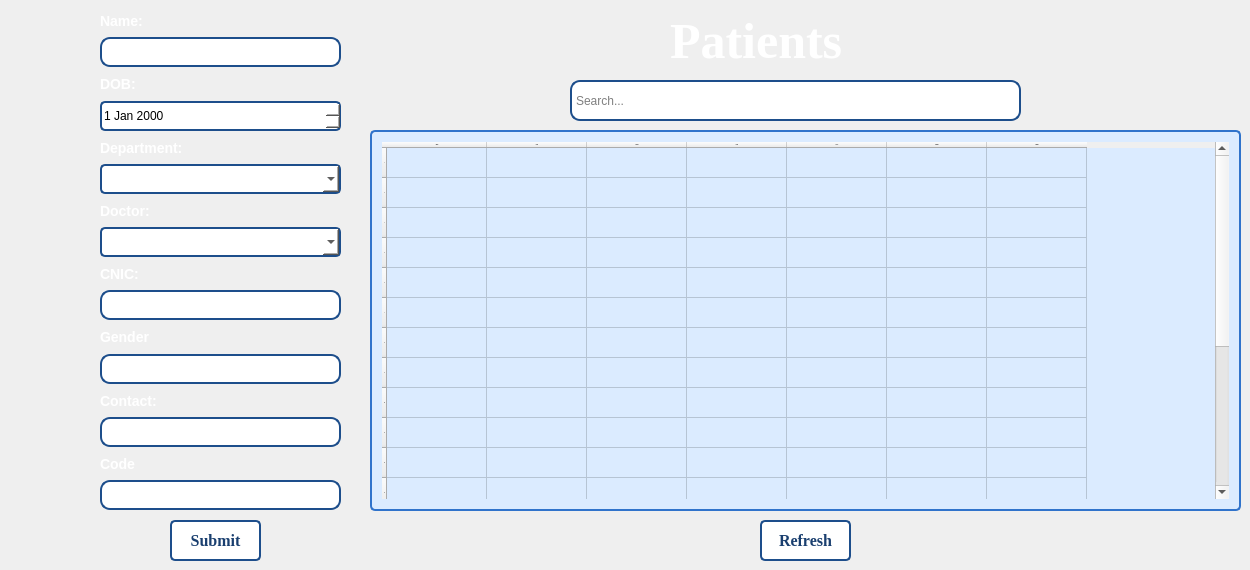
   <widget class="QWidget" name="tab_10">
    <attribute name="title">
     <string>Patients</string>
    </attribute>
    <widget class="QTableWidget" name="tableWidget_4">
     <property name="geometry">
      <rect>
       <x>370</x>
       <y>130</y>
       <width>871</width>
       <height>381</height>
      </rect>
     </property>
     <property name="font">
      <font>
       <family>Times New Roman</family>
       <pointsize>-1</pointsize>
       <bold>true</bold>
      </font>
     </property>
     <property name="styleSheet">
      <string notr="true">QTableWidget
{
background-color: rgb(219, 235, 255); 
font-color: rgb(21, 50, 88); 
border: 2px solid rgb(48, 115, 203);
border-radius: 5px; 
padding: 10px 10px; 
font-size: 16px;
font-weight: bold;
cursor: pointer; 
}
QTableWidget:pressed 
{
background-color: rgb(45, 108, 190); 
font-color: rgb(255, 255, 255);
box-shadow: 2px 4px rgb(7, 17, 30); 
}
</string>
     </property>
     <row>
      <property name="text">
       <string>1</string>
      </property>
     </row>
     <row>
      <property name="text">
       <string>2</string>
      </property>
     </row>
     <row>
      <property name="text">
       <string>3</string>
      </property>
     </row>
     <row>
      <property name="text">
       <string>4</string>
      </property>
     </row>
     <row>
      <property name="text">
       <string>5</string>
      </property>
     </row>
     <row>
      <property name="text">
       <string>7</string>
      </property>
     </row>
     <row>
      <property name="text">
       <string>8</string>
      </property>
     </row>
     <row>
      <property name="text">
       <string>9</string>
      </property>
     </row>
     <row>
      <property name="text">
       <string>10</string>
      </property>
     </row>
     <row>
      <property name="text">
       <string>11</string>
      </property>
     </row>
     <row>
      <property name="text">
       <string>12</string>
      </property>
     </row>
     <row>
      <property name="text">
       <string>13</string>
      </property>
     </row>
     <row>
      <property name="text">
       <string>14</string>
      </property>
     </row>
     <row>
      <property name="text">
       <string>15</string>
      </property>
     </row>
     <row>
      <property name="text">
       <string>16</string>
      </property>
     </row>
     <row>
      <property name="text">
       <string>17</string>
      </property>
     </row>
     <row>
      <property name="text">
       <string>18</string>
      </property>
     </row>
     <row>
      <property name="text">
       <string>19</string>
      </property>
     </row>
     <row>
      <property name="text">
       <string>20</string>
      </property>
     </row>
     <column>
      <property name="text">
       <string>Name</string>
      </property>
     </column>
     <column>
      <property name="text">
       <string>Code</string>
      </property>
     </column>
     <column>
      <property name="text">
       <string>Doctor</string>
      </property>
     </column>
     <column>
      <property name="text">
       <string>DOB</string>
      </property>
     </column>
     <column>
      <property name="text">
       <string>CNIC</string>
      </property>
     </column>
     <column>
      <property name="text">
       <string>Gender</string>
      </property>
     </column>
     <column>
      <property name="text">
       <string>Contact</string>
      </property>
     </column>
    </widget>
    <widget class="QLabel" name="label_10">
     <property name="geometry">
      <rect>
       <x>670</x>
       <y>20</y>
       <width>221</width>
       <height>41</height>
      </rect>
     </property>
     <property name="font">
      <font>
       <family>Georgia</family>
       <pointsize>-1</pointsize>
       <bold>true</bold>
      </font>
     </property>
     <property name="styleSheet">
      <string notr="true">QLabel {
color: rgb(255, 255, 255);
font-size: 50px; 
font-weight: bold;
}

QLabel {
text-shadow: 2px rgb(12, 29, 52); 
}
</string>
     </property>
     <property name="text">
      <string>Patients</string>
     </property>
    </widget>
    <widget class="QLineEdit" name="lineEdit_2">
     <property name="geometry">
      <rect>
       <x>570</x>
       <y>80</y>
       <width>451</width>
       <height>41</height>
      </rect>
     </property>
     <property name="styleSheet">
      <string notr="true">QLineEdit {
    background-color: rgb(255, 255, 255); 
    border: 2px solid rgb(29, 78, 139); 
    border-radius: 10px; 
    padding: 2px; 
    font-size: 14 px; 
    color: rgb(0, 0, 0); 
}

QLineEdit:hover {
    background-color:rgb(219, 235, 255);
}

</string>
     </property>
     <property name="text">
      <string/>
     </property>
     <property name="placeholderText">
      <string>Search...</string>
     </property>
    </widget>
    <widget class="QPushButton" name="pushButton_2">
     <property name="geometry">
      <rect>
       <x>170</x>
       <y>520</y>
       <width>91</width>
       <height>41</height>
      </rect>
     </property>
     <property name="font">
      <font>
       <family>Times New Roman</family>
       <pointsize>-1</pointsize>
       <bold>true</bold>
      </font>
     </property>
     <property name="styleSheet">
      <string notr="true">QPushButton 
{
background-color: rgb(255, 255, 255); 
color: rgb(26, 63, 111); 
border: 2px solid rgb(29, 78, 139);
border-radius: 5px; 
padding: 10px 10px; 
font-size: 16px;
font-weight: bold;
cursor: pointer; 
transition: background-color 0.3s ease, box-shadow 0.3s ease;
}
QPushButton:hover 
{
background-color: rgb(219, 235, 255); 
box-shadow: 0 4px 8px rgba(0, 0, 0, 0.1); 
}
QPushButton:pressed 
{
background-color: rgb(45, 108, 190); 
color: rgb(255, 255, 255);
box-shadow: 0 2px 4px rgba(0, 0, 0, 0.1); 
}
</string>
     </property>
     <property name="text">
      <string>Submit</string>
     </property>
    </widget>
    <widget class="QWidget" name="layoutWidget_2">
     <property name="geometry">
      <rect>
       <x>100</x>
       <y>10</y>
       <width>241</width>
       <height>500</height>
      </rect>
     </property>
     <layout class="QGridLayout" name="gridLayout_2">
      <item row="14" column="0">
       <widget class="QLabel" name="label_39">
        <property name="styleSheet">
         <string notr="true">QLabel {
color: rgb(255, 255, 255);
font-size: 14px; 
font-weight: bold;
}

QLabel {
text-shadow: 2px rgb(12, 29, 52); 
}
</string>
        </property>
        <property name="text">
         <string>Code</string>
        </property>
       </widget>
      </item>
      <item row="9" column="0">
       <widget class="QLineEdit" name="lineEdit_77">
        <property name="styleSheet">
         <string notr="true">QLineEdit {
    background-color: rgb(255, 255, 255); 
    border: 2px solid rgb(29, 78, 139); 
    border-radius: 10px; 
    padding: 5 px; 
    font-size: 14 px; 
    color: rgb(0, 0, 0); 
}

QLineEdit:hover {
    background-color:rgb(219, 235, 255); 
}

</string>
        </property>
       </widget>
      </item>
      <item row="2" column="0">
       <widget class="QLabel" name="label_36">
        <property name="styleSheet">
         <string notr="true">QLabel {
color: rgb(255, 255, 255);
font-size: 14px; 
font-weight: bold;
}

QLabel {
text-shadow: 2px rgb(12, 29, 52); 
}
</string>
        </property>
        <property name="text">
         <string>DOB:</string>
        </property>
       </widget>
      </item>
      <item row="7" column="0">
       <widget class="QComboBox" name="assigdoc">
        <property name="styleSheet">
         <string notr="true">QComboBox {
    background-color: rgb(255, 255, 255); 
    border: 2px solid rgb(29, 78, 139); 
    border-radius: 5px; 
    padding: 5 px; 
    font-size: 14 px; 
    color: rgb(0, 0, 0); 
}

QComboBox:hover {
    background-color:rgb(219, 235, 255); 
}

</string>
        </property>
       </widget>
      </item>
      <item row="10" column="0">
       <widget class="QLabel" name="label_40">
        <property name="styleSheet">
         <string notr="true">QLabel {
color: rgb(255, 255, 255);
font-size: 14px; 
font-weight: bold;
}

QLabel {
text-shadow: 2px rgb(12, 29, 52); 
}
</string>
        </property>
        <property name="text">
         <string>Gender</string>
        </property>
       </widget>
      </item>
      <item row="1" column="0">
       <widget class="QLineEdit" name="lineEdit_78">
        <property name="styleSheet">
         <string notr="true">QLineEdit {
    background-color: rgb(255, 255, 255); 
    border: 2px solid rgb(29, 78, 139); 
    border-radius: 10px; 
    padding: 5 px; 
    font-size: 14 px; 
    color: rgb(0, 0, 0); 
}

QLineEdit:hover {
    background-color:rgb(219, 235, 255); 
}

</string>
        </property>
       </widget>
      </item>
      <item row="5" column="0">
       <widget class="QComboBox" name="patdocdep">
        <property name="styleSheet">
         <string notr="true">QComboBox {
    background-color: rgb(255, 255, 255); 
    border: 2px solid rgb(29, 78, 139); 
    border-radius: 5px; 
    padding: 5 px; 
    font-size: 14 px; 
    color: rgb(0, 0, 0); 
}

QComboBox:hover {
    background-color:rgb(219, 235, 255); 
}

</string>
        </property>
        <item>
         <property name="text">
          <string/>
         </property>
        </item>
        <item>
         <property name="text">
          <string>Cardiology</string>
         </property>
        </item>
        <item>
         <property name="text">
          <string>Dermatology</string>
         </property>
        </item>
        <item>
         <property name="text">
          <string>Emergency Medicine</string>
         </property>
        </item>
        <item>
         <property name="text">
          <string>Endocrinology</string>
         </property>
        </item>
        <item>
         <property name="text">
          <string>Gastroenterology</string>
         </property>
        </item>
        <item>
         <property name="text">
          <string>General Surgery</string>
         </property>
        </item>
        <item>
         <property name="text">
          <string>Internal Medicine</string>
         </property>
        </item>
        <item>
         <property name="text">
          <string>Neurology</string>
         </property>
        </item>
        <item>
         <property name="text">
          <string>Obstetrics and Gynecology</string>
         </property>
        </item>
        <item>
         <property name="text">
          <string>Oncology</string>
         </property>
        </item>
        <item>
         <property name="text">
          <string>Opthalmology</string>
         </property>
        </item>
        <item>
         <property name="text">
          <string>Orthopedics</string>
         </property>
        </item>
        <item>
         <property name="text">
          <string>Pediatrics</string>
         </property>
        </item>
        <item>
         <property name="text">
          <string>Psychiatry</string>
         </property>
        </item>
        <item>
         <property name="text">
          <string>Pulmonary Medicine</string>
         </property>
        </item>
        <item>
         <property name="text">
          <string>Rheumatology</string>
         </property>
        </item>
        <item>
         <property name="text">
          <string>Urology</string>
         </property>
        </item>
       </widget>
      </item>
      <item row="6" column="0">
       <widget class="QLabel" name="label_34">
        <property name="styleSheet">
         <string notr="true">QLabel {
color: rgb(255, 255, 255);
font-size: 14px; 
font-weight: bold;
}

QLabel {
text-shadow: 2px rgb(12, 29, 52); 
}
</string>
        </property>
        <property name="text">
         <string>Doctor:</string>
        </property>
       </widget>
      </item>
      <item row="8" column="0">
       <widget class="QLabel" name="label_38">
        <property name="styleSheet">
         <string notr="true">QLabel {
color: rgb(255, 255, 255);
font-size: 14px; 
font-weight: bold;
}

QLabel {
text-shadow: 2px rgb(12, 29, 52); 
}
</string>
        </property>
        <property name="text">
         <string>CNIC:</string>
        </property>
       </widget>
      </item>
      <item row="15" column="0">
       <widget class="QLineEdit" name="lineEdit_124">
        <property name="styleSheet">
         <string notr="true">QLineEdit {
    background-color: rgb(255, 255, 255); 
    border: 2px solid rgb(29, 78, 139); 
    border-radius: 10px; 
    padding: 5 px; 
    font-size: 14 px; 
    color: rgb(0, 0, 0); 
}

QLineEdit:hover {
    background-color:rgb(219, 235, 255); 
}

</string>
        </property>
        <property name="readOnly">
         <bool>true</bool>
        </property>
       </widget>
      </item>
      <item row="0" column="0">
       <widget class="QLabel" name="label_35">
        <property name="styleSheet">
         <string notr="true">QLabel {
color: rgb(255, 255, 255);
font-size: 14px; 
font-weight: bold;
}

QLabel {
text-shadow: 2px rgb(12, 29, 52); 
}
</string>
        </property>
        <property name="text">
         <string>Name:</string>
        </property>
       </widget>
      </item>
      <item row="11" column="0">
       <widget class="QLineEdit" name="lineEdit_80">
        <property name="styleSheet">
         <string notr="true">QLineEdit {
    background-color: rgb(255, 255, 255); 
    border: 2px solid rgb(29, 78, 139); 
    border-radius: 10px; 
    padding: 5 px; 
    font-size: 14 px; 
    color: rgb(0, 0, 0); 
}

QLineEdit:hover {
    background-color:rgb(219, 235, 255); 
}

</string>
        </property>
       </widget>
      </item>
      <item row="13" column="0">
       <widget class="QLineEdit" name="lineEdit_123">
        <property name="styleSheet">
         <string notr="true">QLineEdit {
    background-color: rgb(255, 255, 255); 
    border: 2px solid rgb(29, 78, 139); 
    border-radius: 10px; 
    padding: 5 px; 
    font-size: 14 px; 
    color: rgb(0, 0, 0); 
}

QLineEdit:hover {
    background-color:rgb(219, 235, 255); 
}

</string>
        </property>
       </widget>
      </item>
      <item row="12" column="0">
       <widget class="QLabel" name="label_97">
        <property name="styleSheet">
         <string notr="true">QLabel {
color: rgb(255, 255, 255);
font-size: 14px; 
font-weight: bold;
}

QLabel {
text-shadow: 2px rgb(12, 29, 52); 
}
</string>
        </property>
        <property name="text">
         <string>Contact:</string>
        </property>
       </widget>
      </item>
      <item row="4" column="0">
       <widget class="QLabel" name="label_37">
        <property name="styleSheet">
         <string notr="true">QLabel {
color: rgb(255, 255, 255);
font-size: 14px; 
font-weight: bold;
}

QLabel {
text-shadow: 2px rgb(12, 29, 52); 
}
</string>
        </property>
        <property name="text">
         <string>Department:</string>
        </property>
       </widget>
      </item>
      <item row="3" column="0">
       <widget class="QDateEdit" name="dateEdit">
        <property name="styleSheet">
         <string notr="true">QDateEdit {
    background-color: rgb(255, 255, 255); 
    border: 2px solid rgb(29, 78, 139); 
    border-radius: 5px; 
    padding: 5 px; 
    font-size: 14 px; 
    color: rgb(0, 0, 0); 
}

QDateEdit:hover {
    background-color:rgb(219, 235, 255); 
}

</string>
        </property>
       </widget>
      </item>
     </layout>
    </widget>
    <widget class="QPushButton" name="pushButton_5">
     <property name="geometry">
      <rect>
       <x>760</x>
       <y>520</y>
       <width>91</width>
       <height>41</height>
      </rect>
     </property>
     <property name="font">
      <font>
       <family>Times New Roman</family>
       <pointsize>-1</pointsize>
       <bold>true</bold>
      </font>
     </property>
     <property name="styleSheet">
      <string notr="true">QPushButton 
{
background-color: rgb(255, 255, 255); 
color: rgb(26, 63, 111); 
border: 2px solid rgb(29, 78, 139);
border-radius: 5px; 
padding: 10px 10px; 
font-size: 16px;
font-weight: bold;
cursor: pointer; 
transition: background-color 0.3s ease, box-shadow 0.3s ease;
}
QPushButton:hover 
{
background-color: rgb(219, 235, 255); 
box-shadow: 0 4px 8px rgba(0, 0, 0, 0.1); 
}
QPushButton:pressed 
{
background-color: rgb(45, 108, 190); 
color: rgb(255, 255, 255);
box-shadow: 0 2px 4px rgba(0, 0, 0, 0.1); 
}
</string>
     </property>
     <property name="text">
      <string>Refresh</string>
     </property>
    </widget>
   </widget>
